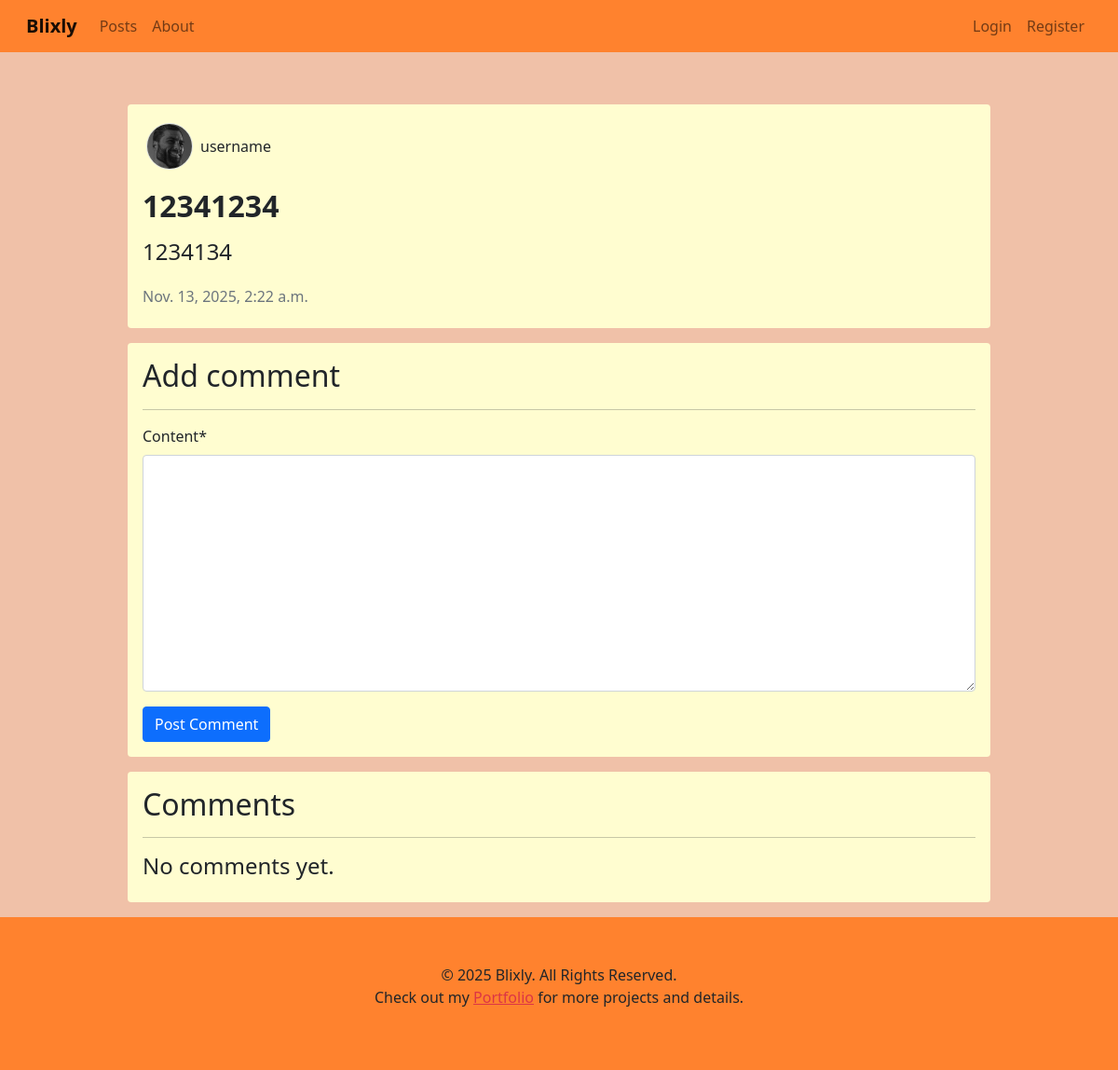
/post/18, run on an earlier commit of the app's database.
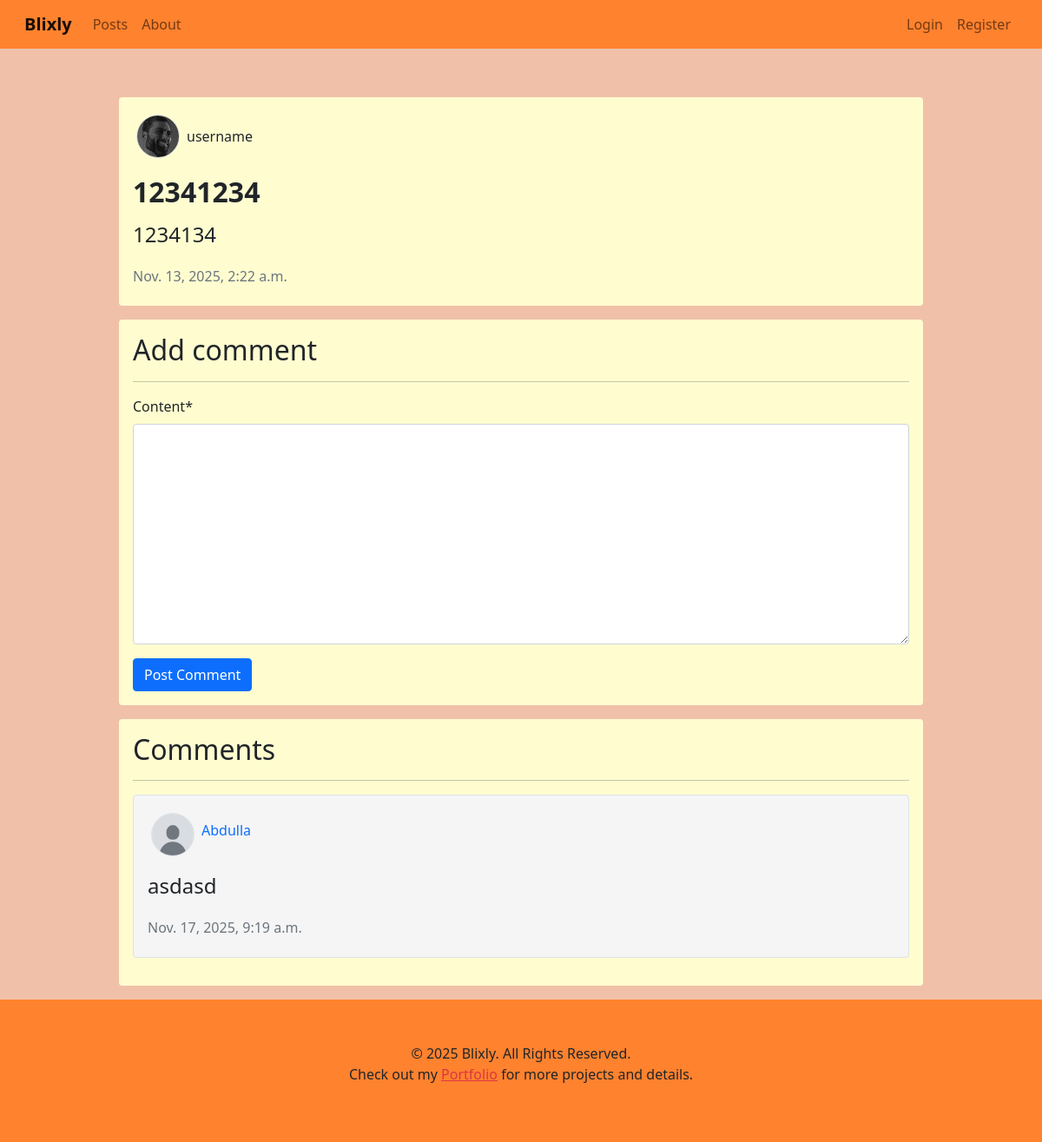
And on a later commit of the database.
### blog/models.py (models this page shows, shortened)
class Comment(models.Model):
	post = models.ForeignKey(Post, on_delete=models.CASCADE, related_name='comments')
	author = models.ForeignKey(User, on_delete=models.CASCADE)
	content = models.TextField()
	created_at = models.DateTimeField(auto_now_add=True)
	class Meta:
		ordering = ['-created_at']

### users/models.py (models this page shows, shortened)
class Profile(models.Model):
	user = models.OneToOneField(User, on_delete=models.CASCADE)
	image = models.ImageField(default='default.jpg', upload_to='profie_pics')

### blog/views.py (the view, shortened to what this page needs)
# urls.py: path("post/<int:pk>", views.post_detail, name='post-detail'),
def post_detail(request, pk):
	post = get_object_or_404(Post, pk=pk)
	comments = post.comments.all()
	new_comment = None
	comment_form = CommentForm()
	context = {'post': post, 'comments': comments, 'comment_form': comment_form, 'new_comment': new_comment}
	return render(request, 'blog/post_detail.html', context)

### blog/forms.py
class CommentForm(forms.ModelForm):
	class Meta:
		model = Comment
		fields = ['content']

### blog/templates/blog/post_detail.html (shortened to what this page needs)
{% extends 'blog/base.html' %}
{% load crispy_forms_tags %}
{% load static %}
{% block content %}
<div class="container mt-5 pt-5">
	<div class="row">
		<div class="col"></div>
		<div class="col-10">
			<div class="my-3 p-3 rounded" style="background-color: #fffdd0; word-wrap: break-word; overflow-wrap: break-word;">
				<div class="d-flex flex-row mb-3">
					<div class="p-1">
						<img src="{{ post.author.profile.image.url }}" alt="image" class="border rounded-circle" style="width: 50px; height: 50px;">
					</div>
					<div class="p-1 mt-3">
						<h6>{{ post.author }}</h6>
					</div>
				</div>
				<a href="#" class="text-decoration-none link-dark">
					<h2 class="fw-bold mb-3">{{ post.title }}</h2>
				</a>
				<h4>{{ post.content }}</h4>
				<div class="mt-4 text-muted h6">{{ post.date_posted }}</div>
			</div>
			<div class="my-3 p-3 rounded" style="background-color: #fffdd0; word-wrap: break-word; overflow-wrap: break-word;">
				<h2>Add comment</h2>
				<hr>
				<form method="post">
					{{ comment_form|crispy }}
					{% if user.is_authenticated %}
					<button class="btn btn-primary" type="submit">Post Comment</button>
					{% else %}
					<a href="{% url 'login' %}" class="btn btn-primary">Post Comment</a>
					{% endif %}
				</form>
			</div>
			<div class="my-3 p-3 rounded" style="background-color: #fffdd0; word-wrap: break-word; overflow-wrap: break-word;">
				<h2>Comments</h2>
				<hr>
				{% for comment in comments %}
				<div class="my-3 p-3 border rounded" style="background-color: whitesmoke; word-wrap: break-word; overflow-wrap: break-word;">
					<div class="d-flex flex-row mb-3">
						<div class="p-1">
							<img src="{{ comment.author.profile.image.url }}" alt="image" class="border rounded-circle" style="width: 50px; height: 50px;">
						</div>
						<div class="p-1 mt-2">
							<a href="#" class="h6 text-decoration-none">{{ comment.author }}</a>
						</div>
					</div>
					<h4>{{ comment.content }}</h4>
					<div class="mt-4 text-muted h6">{{ comment.created_at }}</div>
				</div>
				{% empty %}
				<h4>No comments yet.</h4>
				{% endfor %}
			</div>
		</div>
		<div class="col"></div>
	</div>
</div>
{% endblock %}

What changed in the data, as far as the page shows it:
added Comment: author.profile.image (placeholder picture), author "Abdulla", content "asdasd", created_at "Nov. 17, 2025, 9:19 a.m."
Also different on the page:
text no longer shown: "No comments yet."
